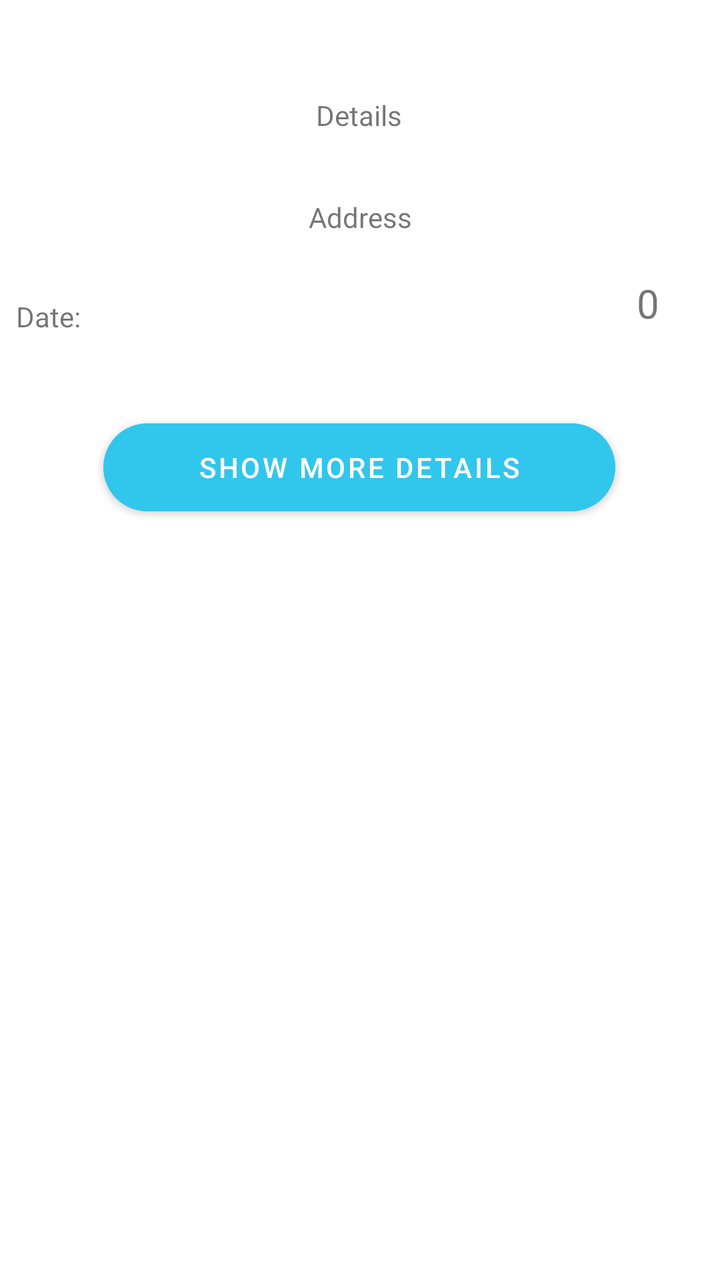
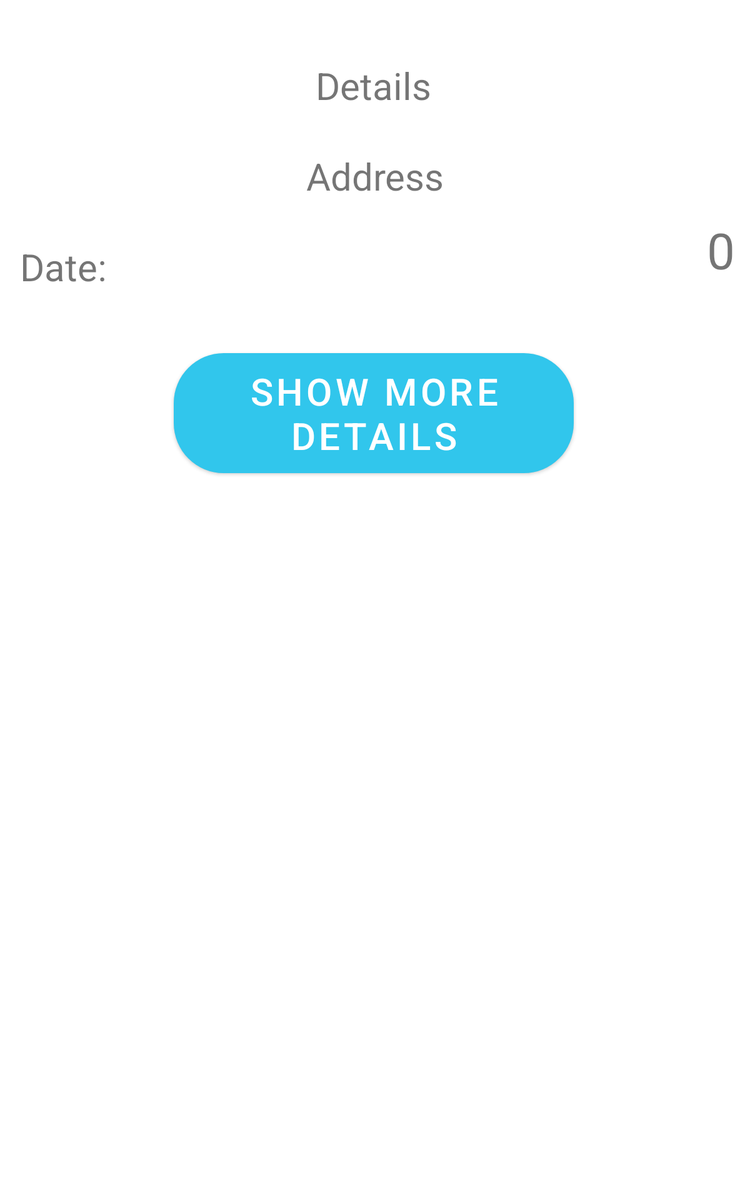

Two renders of one Android screen. The first uses the default layout on a phone; the second uses the alternative layout the repository ships for a different screen configuration, on a matching device. The two XML files are below.
<!-- AndroidManifest.xml: application theme Theme.TeamSport -->
<!-- res/layout/dialog_fragment_gatherings_details.xml -->
<?xml version="1.0" encoding="utf-8"?>
<androidx.constraintlayout.widget.ConstraintLayout xmlns:android="http://schemas.android.com/apk/res/android"
    xmlns:app="http://schemas.android.com/apk/res-auto"
    xmlns:tools="http://schemas.android.com/tools"
    android:layout_width="match_parent"
    android:layout_height="match_parent">

    <TextView
        android:id="@+id/textView6"
        android:layout_width="wrap_content"
        android:layout_height="wrap_content"
        android:layout_marginTop="48dp"
        android:text="@string/details"
        app:layout_constraintEnd_toEndOf="parent"
        app:layout_constraintHorizontal_bias="0.498"
        app:layout_constraintStart_toStartOf="parent"
        app:layout_constraintTop_toTopOf="parent" />

    <ImageButton
        android:id="@+id/dialogGatheringDetails_closeImageButton"
        android:layout_width="wrap_content"
        android:layout_height="wrap_content"
        android:layout_marginTop="24dp"
        android:background="@android:color/transparent"
        app:layout_constraintEnd_toEndOf="parent"
        app:layout_constraintHorizontal_bias="0.782"
        app:layout_constraintStart_toEndOf="@+id/textView6"
        app:layout_constraintTop_toTopOf="parent"
        app:srcCompat="@drawable/ic_baseline_close_24" />

    <TextView
        android:id="@+id/dialogGatheringDetails_addressTextView"
        android:layout_width="0dp"
        android:layout_height="wrap_content"
        android:layout_marginTop="32dp"
        android:layout_marginStart="5dp"
        android:layout_marginEnd="5dp"
        android:gravity="center"
        android:text="@string/address_textView"
        app:layout_constraintEnd_toEndOf="parent"
        app:layout_constraintHorizontal_bias="0.0"
        app:layout_constraintStart_toStartOf="parent"
        app:layout_constraintTop_toBottomOf="@+id/textView6" />

    <TextView
        android:id="@+id/dialogGatheringDetails_dateTextView"
        android:layout_width="wrap_content"
        android:layout_height="wrap_content"
        android:layout_marginStart="8dp"
        android:layout_marginTop="20dp"
        android:text="@string/date"
        app:layout_constraintBottom_toTopOf="@+id/dialogGatheringDetails_showDetailsButton"
        app:layout_constraintStart_toStartOf="@+id/textView4"
        app:layout_constraintTop_toBottomOf="@+id/dialogGatheringDetails_addressTextView"
        app:layout_constraintVertical_bias="0.193" />

    <Button
        android:id="@+id/dialogGatheringDetails_showDetailsButton"
        android:layout_width="256dp"
        android:layout_height="44dp"
        android:layout_marginStart="8dp"
        android:layout_marginTop="32dp"
        android:layout_marginEnd="8dp"
        android:layout_marginBottom="10dp"
        android:text="@string/show_details"
        android:background="@drawable/background_button"
        app:layout_constraintBottom_toBottomOf="parent"
        app:layout_constraintEnd_toEndOf="parent"
        app:layout_constraintHorizontal_bias="0.496"
        app:layout_constraintStart_toStartOf="parent"
        app:layout_constraintTop_toBottomOf="@+id/imageButton"
        app:layout_constraintVertical_bias="0.033" />

    <TextView
        android:id="@+id/textView4"
        android:layout_width="wrap_content"
        android:layout_height="wrap_content"
        android:layout_marginStart="16dp"
        android:layout_marginTop="28dp"
        android:text="@string/coast"
        android:visibility="gone"
        app:layout_constraintStart_toStartOf="parent"
        app:layout_constraintTop_toBottomOf="@+id/dialogGatheringDetails_dateTextView" />

    <TextView
        android:id="@+id/dialogGatheringDetails_coastTextView"
        android:layout_width="wrap_content"
        android:layout_height="wrap_content"
        android:layout_marginStart="12dp"
        android:layout_marginTop="28dp"
        android:visibility="gone"
        app:layout_constraintStart_toEndOf="@+id/textView4"
        app:layout_constraintTop_toBottomOf="@+id/dialogGatheringDetails_dateTextView" />

    <ImageView
        android:id="@+id/imageButton"
        android:layout_width="22dp"
        android:layout_height="29dp"
        android:layout_marginStart="16dp"
        android:layout_marginTop="20dp"
        android:background="@android:color/transparent"
        app:layout_constraintEnd_toEndOf="parent"
        app:layout_constraintHorizontal_bias="0.863"
        app:layout_constraintStart_toStartOf="parent"
        app:layout_constraintTop_toBottomOf="@+id/dialogGatheringDetails_addressTextView"
        app:srcCompat="@drawable/ic_baseline_person_24" />

    <TextView
        android:id="@+id/dialogGatheringDetails_usersTextView"
        android:layout_width="16dp"
        android:layout_height="26dp"
        android:layout_marginTop="20dp"
        android:gravity="center"
        android:text="0"
        android:textSize="20dp"
        android:visibility="visible"
        app:layout_constraintEnd_toEndOf="parent"
        app:layout_constraintHorizontal_bias="0.0"
        app:layout_constraintStart_toEndOf="@+id/imageButton"
        app:layout_constraintTop_toBottomOf="@+id/dialogGatheringDetails_addressTextView" />

</androidx.constraintlayout.widget.ConstraintLayout>
<!-- resources referenced by this layout -->
<resources>
  <!-- drawable background_button (drawable) -->
  <?xml version="1.0" encoding="utf-8"?>
  <shape xmlns:android="http://schemas.android.com/apk/res/android"
      android:shape="rectangle">
      <solid android:color="@color/white"/>
  
      <corners
          android:topRightRadius="40dp"
          android:topLeftRadius="40dp"
          android:bottomRightRadius="40dp"
          android:bottomLeftRadius="40dp"/>
  
  </shape>
  <string name="address_textView">Address</string>
  <string name="coast">Coast:</string>
  <string name="date">Date:</string>
  <string name="details">Details</string>
  <string name="show_details">Show more details</string>
  <style name="Theme.TeamSport" parent="Theme.MaterialComponents.DayNight.DarkActionBar">
          <item name="android:actionOverflowButtonStyle">@style/MyActionButtonOverflow</item>
  
          <item name="colorPrimary">@color/purple_500</item>
          <item name="colorPrimaryVariant">@color/purple_700</item>
          <item name="colorOnPrimary">@color/white</item>
  
          <item name="colorSecondary">@color/purple_700</item>
          <item name="colorSecondaryVariant">@color/teal_700</item>
          <item name="colorOnSecondary">@color/black</item>
  
          <item name="android:statusBarColor" tools:targetApi="l">?attr/colorPrimaryVariant</item>
      </style>
  <color name="white">#FFFFFFFF</color>
  <style name="MyActionButtonOverflow" parent="android:style/Widget.Holo.Light.ActionButton.Overflow">
          <item name="android:src">@drawable/ic_baseline_settings_24</item>
      </style>
  <color name="purple_500">#31C6EC</color>
  <color name="purple_700">#31C6EC</color>
  <color name="teal_700">#FF018786</color>
  <color name="black">#FF000000</color>
</resources>
<!-- res/layout-large/dialog_fragment_gatherings_details.xml (the repository's variant of the layout above) -->
<!-- drawn on a 7-inch tablet held upright -->
<?xml version="1.0" encoding="utf-8"?>
<androidx.constraintlayout.widget.ConstraintLayout xmlns:android="http://schemas.android.com/apk/res/android"
    xmlns:app="http://schemas.android.com/apk/res-auto"
    xmlns:tools="http://schemas.android.com/tools"
    android:layout_width="match_parent"
    android:layout_height="match_parent">

    <TextView
        android:id="@+id/textView6"
        android:layout_width="wrap_content"
        android:layout_height="wrap_content"
        android:layout_marginTop="48dp"
        android:text="@string/details"
        android:textSize="30sp"
        app:layout_constraintEnd_toEndOf="parent"
        app:layout_constraintHorizontal_bias="0.498"
        app:layout_constraintStart_toStartOf="parent"
        app:layout_constraintTop_toTopOf="parent" />

    <ImageButton
        android:id="@+id/dialogGatheringDetails_closeImageButton"
        android:layout_width="69dp"
        android:layout_height="42dp"
        android:layout_marginTop="24dp"
        android:background="@android:color/transparent"
        app:layout_constraintEnd_toEndOf="parent"
        app:layout_constraintHorizontal_bias="0.782"
        app:layout_constraintStart_toEndOf="@+id/textView6"
        app:layout_constraintTop_toTopOf="parent"
        app:srcCompat="@drawable/ic_baseline_close_24" />

    <TextView
        android:id="@+id/dialogGatheringDetails_addressTextView"
        android:layout_width="0dp"
        android:layout_height="wrap_content"
        android:layout_marginStart="5dp"
        android:layout_marginTop="32dp"
        android:layout_marginEnd="5dp"
        android:gravity="center"
        android:text="@string/address_textView"
        android:textSize="30sp"
        app:layout_constraintEnd_toEndOf="parent"
        app:layout_constraintHorizontal_bias="0.0"
        app:layout_constraintStart_toStartOf="parent"
        app:layout_constraintTop_toBottomOf="@+id/textView6" />

    <TextView
        android:id="@+id/dialogGatheringDetails_dateTextView"
        android:layout_width="wrap_content"
        android:layout_height="wrap_content"
        android:layout_marginStart="16dp"
        android:layout_marginTop="20dp"
        android:text="@string/date"
        android:textSize="30sp"
        app:layout_constraintBottom_toTopOf="@+id/dialogGatheringDetails_showDetailsButton"
        app:layout_constraintStart_toStartOf="@+id/textView4"
        app:layout_constraintTop_toBottomOf="@+id/dialogGatheringDetails_addressTextView"
        app:layout_constraintVertical_bias="0.193" />

    <Button
        android:id="@+id/dialogGatheringDetails_showDetailsButton"
        android:layout_width="wrap_content"
        android:layout_height="wrap_content"
        android:layout_marginStart="8dp"
        android:layout_marginTop="32dp"
        android:layout_marginEnd="8dp"
        android:layout_marginBottom="10dp"
        android:background="@drawable/background_button"
        android:text="@string/show_details"
        android:textSize="30sp"
        app:layout_constraintBottom_toBottomOf="parent"
        app:layout_constraintEnd_toEndOf="parent"
        app:layout_constraintHorizontal_bias="0.496"
        app:layout_constraintStart_toStartOf="parent"
        app:layout_constraintTop_toBottomOf="@+id/imageButton"
        app:layout_constraintVertical_bias="0.033" />

    <TextView
        android:id="@+id/textView4"
        android:layout_width="wrap_content"
        android:layout_height="wrap_content"
        android:layout_marginStart="16dp"
        android:layout_marginTop="28dp"
        android:text="@string/coast"
        android:visibility="gone"
        app:layout_constraintStart_toStartOf="parent"
        app:layout_constraintTop_toBottomOf="@+id/dialogGatheringDetails_dateTextView" />

    <TextView
        android:id="@+id/dialogGatheringDetails_coastTextView"
        android:layout_width="wrap_content"
        android:layout_height="wrap_content"
        android:layout_marginStart="12dp"
        android:layout_marginTop="28dp"
        android:visibility="gone"
        app:layout_constraintStart_toEndOf="@+id/textView4"
        app:layout_constraintTop_toBottomOf="@+id/dialogGatheringDetails_dateTextView" />

    <ImageView
        android:id="@+id/imageButton"
        android:layout_width="67dp"
        android:layout_height="62dp"
        android:layout_marginStart="50dp"
        android:layout_marginTop="8dp"
        android:background="@android:color/transparent"
        app:layout_constraintEnd_toStartOf="@+id/dialogGatheringDetails_usersTextView"
        app:layout_constraintHorizontal_bias="1.0"
        app:layout_constraintStart_toEndOf="@+id/dialogGatheringDetails_dateTextView"
        app:layout_constraintTop_toBottomOf="@+id/dialogGatheringDetails_addressTextView"
        app:srcCompat="@drawable/ic_baseline_person_24" />

    <TextView
        android:id="@+id/dialogGatheringDetails_usersTextView"
        android:layout_width="wrap_content"
        android:layout_height="wrap_content"
        android:layout_marginTop="12dp"
        android:layout_marginEnd="12dp"
        android:gravity="center"
        android:text="0"
        android:textSize="40sp"
        android:visibility="visible"
        app:layout_constraintEnd_toEndOf="parent"
        app:layout_constraintTop_toBottomOf="@+id/dialogGatheringDetails_addressTextView" />

</androidx.constraintlayout.widget.ConstraintLayout>
